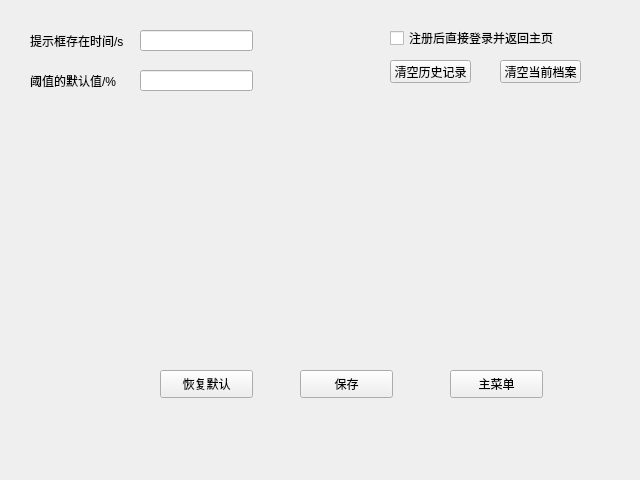
<?xml version="1.0" encoding="UTF-8"?>
<ui version="4.0">
 <class>Settings</class>
 <widget class="QWidget" name="Settings">
  <property name="geometry">
   <rect>
    <x>0</x>
    <y>0</y>
    <width>640</width>
    <height>480</height>
   </rect>
  </property>
  <property name="windowTitle">
   <string>Form</string>
  </property>
  <widget class="QPushButton" name="returnButton">
   <property name="geometry">
    <rect>
     <x>450</x>
     <y>370</y>
     <width>93</width>
     <height>28</height>
    </rect>
   </property>
   <property name="text">
    <string>主菜单</string>
   </property>
  </widget>
  <widget class="QLineEdit" name="noticetimeEdit">
   <property name="geometry">
    <rect>
     <x>140</x>
     <y>30</y>
     <width>113</width>
     <height>21</height>
    </rect>
   </property>
   <property name="text">
    <string/>
   </property>
  </widget>
  <widget class="QLabel" name="idLabel">
   <property name="geometry">
    <rect>
     <x>30</x>
     <y>30</y>
     <width>101</width>
     <height>21</height>
    </rect>
   </property>
   <property name="text">
    <string>提示框存在时间/s</string>
   </property>
  </widget>
  <widget class="QLabel" name="idLabel_2">
   <property name="geometry">
    <rect>
     <x>30</x>
     <y>70</y>
     <width>101</width>
     <height>21</height>
    </rect>
   </property>
   <property name="text">
    <string>阈值的默认值/%</string>
   </property>
  </widget>
  <widget class="QLineEdit" name="thresdefauEdit">
   <property name="geometry">
    <rect>
     <x>140</x>
     <y>70</y>
     <width>113</width>
     <height>21</height>
    </rect>
   </property>
   <property name="text">
    <string/>
   </property>
  </widget>
  <widget class="QCheckBox" name="dirloginchk">
   <property name="geometry">
    <rect>
     <x>390</x>
     <y>30</y>
     <width>171</width>
     <height>16</height>
    </rect>
   </property>
   <property name="text">
    <string>注册后直接登录并返回主页</string>
   </property>
  </widget>
  <widget class="QPushButton" name="clchisButton">
   <property name="geometry">
    <rect>
     <x>390</x>
     <y>60</y>
     <width>81</width>
     <height>23</height>
    </rect>
   </property>
   <property name="text">
    <string>清空历史记录</string>
   </property>
  </widget>
  <widget class="QPushButton" name="clcfileButton">
   <property name="geometry">
    <rect>
     <x>500</x>
     <y>60</y>
     <width>81</width>
     <height>23</height>
    </rect>
   </property>
   <property name="text">
    <string>清空当前档案</string>
   </property>
  </widget>
  <widget class="QPushButton" name="saveButton">
   <property name="geometry">
    <rect>
     <x>300</x>
     <y>370</y>
     <width>93</width>
     <height>28</height>
    </rect>
   </property>
   <property name="text">
    <string>保存</string>
   </property>
  </widget>
  <widget class="QPushButton" name="DefaultButton">
   <property name="geometry">
    <rect>
     <x>160</x>
     <y>370</y>
     <width>93</width>
     <height>28</height>
    </rect>
   </property>
   <property name="text">
    <string>恢复默认</string>
   </property>
  </widget>
 </widget>
 <resources/>
 <connections/>
</ui>
